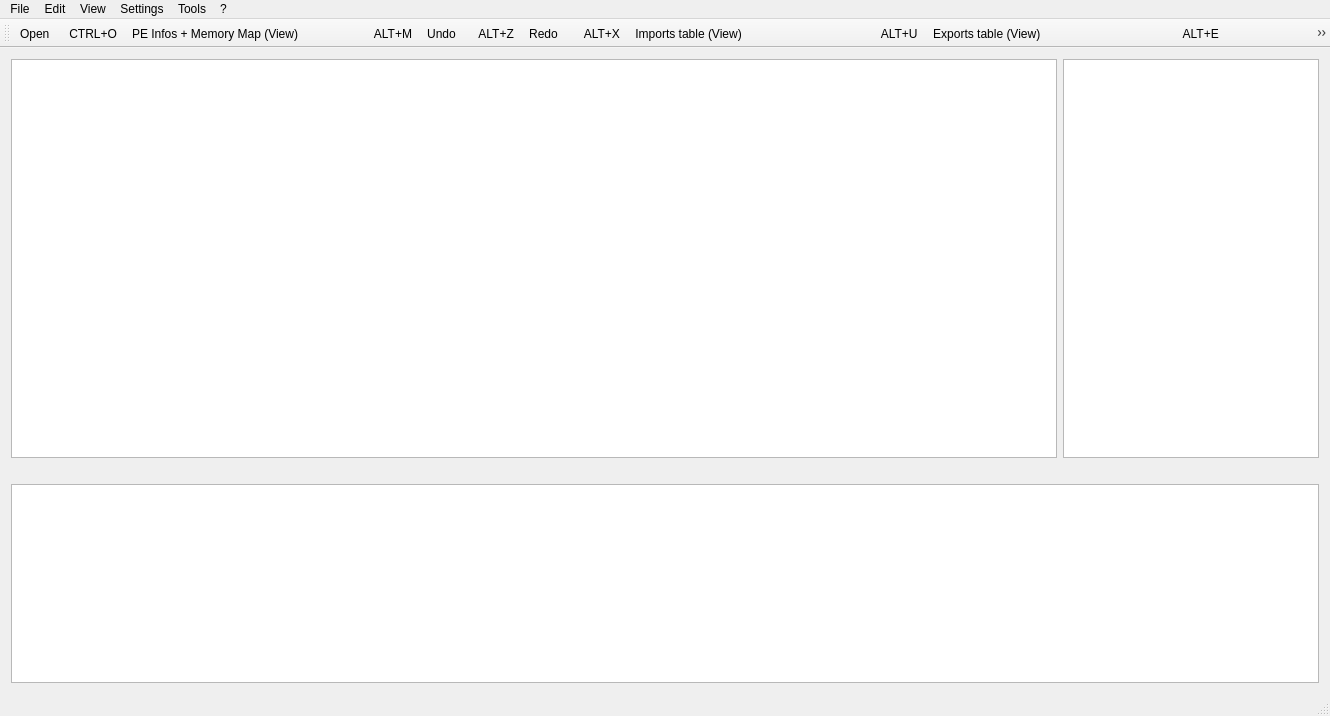
<?xml version="1.0" encoding="UTF-8"?>
<ui version="4.0">
 <class>MainHome</class>
 <widget class="QMainWindow" name="MainHome">
  <property name="geometry">
   <rect>
    <x>0</x>
    <y>0</y>
    <width>1330</width>
    <height>716</height>
   </rect>
  </property>
  <property name="windowTitle">
   <string>MainHome</string>
  </property>
  <widget class="QWidget" name="centralWidget">
   <layout class="QGridLayout" name="gridLayout">
    <item row="4" column="0" colspan="2">
     <widget class="QPlainTextEdit" name="plainTextEdit_4">
      <property name="sizePolicy">
       <sizepolicy hsizetype="Preferred" vsizetype="Preferred">
        <horstretch>0</horstretch>
        <verstretch>0</verstretch>
       </sizepolicy>
      </property>
      <property name="readOnly">
       <bool>true</bool>
      </property>
     </widget>
    </item>
    <item row="0" column="1" rowspan="2">
     <widget class="QPlainTextEdit" name="plainTextEdit_3">
      <property name="sizePolicy">
       <sizepolicy hsizetype="Preferred" vsizetype="Preferred">
        <horstretch>0</horstretch>
        <verstretch>0</verstretch>
       </sizepolicy>
      </property>
      <property name="readOnly">
       <bool>true</bool>
      </property>
     </widget>
    </item>
    <item row="0" column="0" rowspan="2">
     <widget class="QPlainTextEdit" name="plainTextEdit">
      <property name="sizePolicy">
       <sizepolicy hsizetype="Preferred" vsizetype="Preferred">
        <horstretch>0</horstretch>
        <verstretch>0</verstretch>
       </sizepolicy>
      </property>
      <property name="readOnly">
       <bool>true</bool>
      </property>
     </widget>
    </item>
    <item row="3" column="0">
     <spacer name="horizontalSpacer">
      <property name="orientation">
       <enum>Qt::Horizontal</enum>
      </property>
      <property name="sizeHint" stdset="0">
       <size>
        <width>40</width>
        <height>20</height>
       </size>
      </property>
     </spacer>
    </item>
   </layout>
  </widget>
  <widget class="QMenuBar" name="menuBar">
   <property name="geometry">
    <rect>
     <x>0</x>
     <y>0</y>
     <width>1330</width>
     <height>21</height>
    </rect>
   </property>
   <widget class="QMenu" name="menuFile">
    <property name="title">
     <string>File</string>
    </property>
    <widget class="QMenu" name="menuSave_Hex_Dump">
     <property name="title">
      <string>Save Hex Dump</string>
     </property>
     <property name="icon">
      <iconset resource="icons.qrc">
       <normaloff>:/icons/Resouces/iconhex.png</normaloff>:/icons/Resouces/iconhex.png</iconset>
     </property>
     <addaction name="actionDump_1_Complete"/>
     <addaction name="actionDump_2_Complete"/>
     <addaction name="actionDump_3_Complete_2"/>
    </widget>
    <addaction name="actionOpen"/>
    <addaction name="actionClear"/>
    <addaction name="actionSave_disassembly"/>
    <addaction name="menuSave_Hex_Dump"/>
    <addaction name="actionSave_memory_map"/>
    <addaction name="actionSave_imports"/>
    <addaction name="actionSave_exports"/>
    <addaction name="actionSave_relocations"/>
    <addaction name="actionRestart"/>
    <addaction name="actionExit"/>
   </widget>
   <widget class="QMenu" name="menuView">
    <property name="title">
     <string>View</string>
    </property>
    <widget class="QMenu" name="menuHex_Dump_View">
     <property name="title">
      <string>Hex Dump (View)</string>
     </property>
     <property name="icon">
      <iconset resource="icons.qrc">
       <normaloff>:/icons/Resouces/text_x_hex.png</normaloff>:/icons/Resouces/text_x_hex.png</iconset>
     </property>
     <addaction name="actionDump_1_Not_all_the_file"/>
     <addaction name="actionDump_2_Not_all_the_file"/>
     <addaction name="actionDump_3_Complete"/>
    </widget>
    <widget class="QMenu" name="menuSearch_for">
     <property name="title">
      <string>Search for </string>
     </property>
     <property name="icon">
      <iconset resource="icons.qrc">
       <normaloff>:/icons/Resouces/file_search.png</normaloff>:/icons/Resouces/file_search.png</iconset>
     </property>
     <addaction name="actionAll_Strings"/>
    </widget>
    <addaction name="menuHex_Dump_View"/>
    <addaction name="actionPE_Infos_Memory_Map_View"/>
    <addaction name="actionProtection_analyzer"/>
    <addaction name="actionAddressConverter_values_converter"/>
    <addaction name="actionImports_table_View"/>
    <addaction name="actionExports_table_View"/>
    <addaction name="actionRelocations_Viewer"/>
    <addaction name="separator"/>
    <addaction name="menuSearch_for"/>
   </widget>
   <widget class="QMenu" name="menuSettings">
    <property name="title">
     <string>Settings</string>
    </property>
    <addaction name="actionSettings"/>
   </widget>
   <widget class="QMenu" name="menuTools">
    <property name="title">
     <string>Tools</string>
    </property>
    <widget class="QMenu" name="menuDisassembler">
     <property name="title">
      <string>Disassembler</string>
     </property>
     <property name="icon">
      <iconset resource="icons.qrc">
       <normaloff>:/icons/Resouces/cpu-512.ico</normaloff>:/icons/Resouces/cpu-512.ico</iconset>
     </property>
     <addaction name="actionDisassemble_a_section"/>
    </widget>
    <widget class="QMenu" name="menuDecompile">
     <property name="title">
      <string>Decompile </string>
     </property>
     <addaction name="actionC_code"/>
    </widget>
    <addaction name="actionSection_adder"/>
    <addaction name="actionImport_adder"/>
    <addaction name="actionRelocation_adder"/>
    <addaction name="separator"/>
    <addaction name="menuDisassembler"/>
    <addaction name="menuDecompile"/>
   </widget>
   <widget class="QMenu" name="menuAbout">
    <property name="title">
     <string>?</string>
    </property>
    <addaction name="actionAbout"/>
   </widget>
   <widget class="QMenu" name="menuEdit">
    <property name="title">
     <string>Edit</string>
    </property>
    <widget class="QMenu" name="menuCopy">
     <property name="title">
      <string>Copy</string>
     </property>
     <property name="icon">
      <iconset resource="icons.qrc">
       <normaloff>:/icons/Resouces/clipboard-97590_960_720.png</normaloff>:/icons/Resouces/clipboard-97590_960_720.png</iconset>
     </property>
     <addaction name="actionAddress_VA"/>
     <addaction name="actionRVA"/>
     <addaction name="actionOffset"/>
     <addaction name="actionSelected_lines"/>
    </widget>
    <widget class="QMenu" name="menuGo_to">
     <property name="title">
      <string>Go to</string>
     </property>
     <property name="icon">
      <iconset resource="icons.qrc">
       <normaloff>:/icons/Resouces/user_arrow_right-512.png</normaloff>:/icons/Resouces/user_arrow_right-512.png</iconset>
     </property>
     <addaction name="actionExpression"/>
    </widget>
    <addaction name="actionUndo"/>
    <addaction name="actionRedo"/>
    <addaction name="menuCopy"/>
    <addaction name="separator"/>
    <addaction name="menuGo_to"/>
   </widget>
   <addaction name="menuFile"/>
   <addaction name="menuEdit"/>
   <addaction name="menuView"/>
   <addaction name="menuSettings"/>
   <addaction name="menuTools"/>
   <addaction name="menuAbout"/>
  </widget>
  <widget class="QToolBar" name="mainToolBar">
   <property name="windowTitle">
    <string>KirbiDSMx64</string>
   </property>
   <attribute name="toolBarArea">
    <enum>TopToolBarArea</enum>
   </attribute>
   <attribute name="toolBarBreak">
    <bool>false</bool>
   </attribute>
   <addaction name="actionOpen"/>
   <addaction name="actionPE_Infos_Memory_Map_View"/>
   <addaction name="actionUndo"/>
   <addaction name="actionRedo"/>
   <addaction name="actionImports_table_View"/>
   <addaction name="actionExports_table_View"/>
   <addaction name="actionAddressConverter_values_converter"/>
   <addaction name="actionAll_Strings"/>
   <addaction name="actionC_code"/>
  </widget>
  <widget class="QStatusBar" name="statusBar"/>
  <action name="actionOpen">
   <property name="icon">
    <iconset resource="icons.qrc">
     <normaloff>:/icons/Resouces/Open_file_document_paper_folder.ico</normaloff>:/icons/Resouces/Open_file_document_paper_folder.ico</iconset>
   </property>
   <property name="text">
    <string>Open      CTRL+O</string>
   </property>
  </action>
  <action name="actionSave_disassembly">
   <property name="icon">
    <iconset resource="icons.qrc">
     <normaloff>:/icons/Resouces/save-icon-9.png</normaloff>:/icons/Resouces/save-icon-9.png</iconset>
   </property>
   <property name="text">
    <string>Save disassembly</string>
   </property>
  </action>
  <action name="actionSave_memory_map">
   <property name="icon">
    <iconset resource="icons.qrc">
     <normaloff>:/icons/Resouces/ram.png</normaloff>:/icons/Resouces/ram.png</iconset>
   </property>
   <property name="text">
    <string>Save memory map</string>
   </property>
  </action>
  <action name="actionSave_imports">
   <property name="icon">
    <iconset resource="icons.qrc">
     <normaloff>:/icons/Resouces/File Format Exe-256x256.png</normaloff>:/icons/Resouces/File Format Exe-256x256.png</iconset>
   </property>
   <property name="text">
    <string>Save imports</string>
   </property>
  </action>
  <action name="actionSave_exports">
   <property name="icon">
    <iconset resource="icons.qrc">
     <normaloff>:/icons/Resouces/File DLL.png</normaloff>:/icons/Resouces/File DLL.png</iconset>
   </property>
   <property name="text">
    <string>Save exports</string>
   </property>
  </action>
  <action name="actionSave_relocations">
   <property name="icon">
    <iconset resource="icons.qrc">
     <normaloff>:/icons/Resouces/Save.png</normaloff>:/icons/Resouces/Save.png</iconset>
   </property>
   <property name="text">
    <string>Save relocations</string>
   </property>
  </action>
  <action name="actionExit">
   <property name="icon">
    <iconset resource="icons.qrc">
     <normaloff>:/icons/Resouces/2000px-Crystal_Clear_action_exit.svg.png</normaloff>:/icons/Resouces/2000px-Crystal_Clear_action_exit.svg.png</iconset>
   </property>
   <property name="text">
    <string>Exit      
F1</string>
   </property>
  </action>
  <action name="actionDump_1_Not_all_the_file">
   <property name="text">
    <string>Dump 1 (Complete)      ALT+H+1</string>
   </property>
  </action>
  <action name="actionDump_2_Not_all_the_file">
   <property name="text">
    <string>Dump 2 (Complete)      ALT+H+2</string>
   </property>
  </action>
  <action name="actionDump_3_Complete">
   <property name="text">
    <string>Dump 3 (Complete)      ALT+H+3</string>
   </property>
  </action>
  <action name="actionPE_Infos_Memory_Map_View">
   <property name="icon">
    <iconset resource="icons.qrc">
     <normaloff>:/icons/Resouces/ram-card-512.ico</normaloff>:/icons/Resouces/ram-card-512.ico</iconset>
   </property>
   <property name="text">
    <string>PE Infos + Memory Map (View)                       ALT+M</string>
   </property>
  </action>
  <action name="actionProtection_analyzer">
   <property name="icon">
    <iconset resource="icons.qrc">
     <normaloff>:/icons/Resouces/analysis-icon-6.png</normaloff>:/icons/Resouces/analysis-icon-6.png</iconset>
   </property>
   <property name="text">
    <string>Protection analyzer                                            ALT+P</string>
   </property>
  </action>
  <action name="actionAddressConverter_values_converter">
   <property name="icon">
    <iconset resource="icons.qrc">
     <normaloff>:/icons/Resouces/decimal_small.png</normaloff>:/icons/Resouces/decimal_small.png</iconset>
   </property>
   <property name="text">
    <string>AddressConverter + values converter             ALT+A</string>
   </property>
  </action>
  <action name="actionImports_table_View">
   <property name="icon">
    <iconset resource="icons.qrc">
     <normaloff>:/icons/Resouces/File Format Exe-256x256.png</normaloff>:/icons/Resouces/File Format Exe-256x256.png</iconset>
   </property>
   <property name="text">
    <string>Imports table (View)                                          ALT+U</string>
   </property>
  </action>
  <action name="actionExports_table_View">
   <property name="icon">
    <iconset resource="icons.qrc">
     <normaloff>:/icons/Resouces/dll-2.png</normaloff>:/icons/Resouces/dll-2.png</iconset>
   </property>
   <property name="text">
    <string>Exports table (View)                                           ALT+E</string>
   </property>
  </action>
  <action name="actionRelocations_Viewer">
   <property name="text">
    <string>Relocations (Viewer)                                          ALT+R</string>
   </property>
  </action>
  <action name="actionSettings">
   <property name="icon">
    <iconset resource="icons.qrc">
     <normaloff>:/icons/Resouces/custom_settings-512.png</normaloff>:/icons/Resouces/custom_settings-512.png</iconset>
   </property>
   <property name="text">
    <string>Show settings       Shift+ALT+E</string>
   </property>
  </action>
  <action name="actionSection_adder">
   <property name="text">
    <string>Section adder             Shift+ALT+A</string>
   </property>
  </action>
  <action name="actionImport_adder">
   <property name="text">
    <string>Import adder              Shift+ALT+I</string>
   </property>
  </action>
  <action name="actionRelocation_adder">
   <property name="text">
    <string>Relocation adder       Shift+ALT+T</string>
   </property>
  </action>
  <action name="actionDisassemble_a_section">
   <property name="text">
    <string>Disassemble a section</string>
   </property>
  </action>
  <action name="actionAll_Strings">
   <property name="icon">
    <iconset resource="icons.qrc">
     <normaloff>:/icons/Resouces/Aa-512.png</normaloff>:/icons/Resouces/Aa-512.png</iconset>
   </property>
   <property name="text">
    <string>All Strings          CTRL+S</string>
   </property>
  </action>
  <action name="actionUndo">
   <property name="icon">
    <iconset resource="icons.qrc">
     <normaloff>:/icons/Resouces/Undo-icon.png</normaloff>:/icons/Resouces/Undo-icon.png</iconset>
   </property>
   <property name="text">
    <string>Undo       ALT+Z</string>
   </property>
  </action>
  <action name="actionAddress_VA">
   <property name="text">
    <string>Address (VA)         Shift+A</string>
   </property>
  </action>
  <action name="actionRVA">
   <property name="text">
    <string>RVA                        Shift+R</string>
   </property>
  </action>
  <action name="actionOffset">
   <property name="text">
    <string>Offset                  
 Shift+O</string>
   </property>
  </action>
  <action name="actionSelected_lines">
   <property name="text">
    <string>Selected lines       Shift+S</string>
   </property>
  </action>
  <action name="actionExpression">
   <property name="icon">
    <iconset resource="icons.qrc">
     <normaloff>:/icons/Resouces/arrow_glyph-15-512.png</normaloff>:/icons/Resouces/arrow_glyph-15-512.png</iconset>
   </property>
   <property name="text">
    <string>Expression      CTRL+G</string>
   </property>
  </action>
  <action name="actionRedo">
   <property name="icon">
    <iconset resource="icons.qrc">
     <normaloff>:/icons/Resouces/dustin-w-Redo-icon.png</normaloff>:/icons/Resouces/dustin-w-Redo-icon.png</iconset>
   </property>
   <property name="text">
    <string>Redo        ALT+X</string>
   </property>
  </action>
  <action name="actionC_code">
   <property name="icon">
    <iconset resource="icons.qrc">
     <normaloff>:/icons/Resouces/net.png</normaloff>:/icons/Resouces/net.png</iconset>
   </property>
   <property name="text">
    <string>.NET Decompiler</string>
   </property>
  </action>
  <action name="actionDump_1_Complete">
   <property name="text">
    <string>Dump 1 (Complete)</string>
   </property>
  </action>
  <action name="actionDump_2_Complete">
   <property name="text">
    <string>Dump 2 (Complete)</string>
   </property>
  </action>
  <action name="actionDump_3_Complete_2">
   <property name="text">
    <string>Dump 3 (Complete)</string>
   </property>
  </action>
  <action name="actionRestart">
   <property name="icon">
    <iconset resource="icons.qrc">
     <normaloff>:/icons/Resouces/Quick_restart.png</normaloff>:/icons/Resouces/Quick_restart.png</iconset>
   </property>
   <property name="text">
    <string>Restart     F2</string>
   </property>
  </action>
  <action name="actionClear">
   <property name="icon">
    <iconset resource="icons.qrc">
     <normaloff>:/icons/Resouces/broom_clean_clear_sweep_housework_dust-512.png</normaloff>:/icons/Resouces/broom_clean_clear_sweep_housework_dust-512.png</iconset>
   </property>
   <property name="text">
    <string>Clear   F3</string>
   </property>
  </action>
  <action name="actionAbout">
   <property name="icon">
    <iconset resource="icons.qrc">
     <normaloff>:/icons/Resouces/Info-icon.png</normaloff>:/icons/Resouces/Info-icon.png</iconset>
   </property>
   <property name="text">
    <string>About</string>
   </property>
  </action>
 </widget>
 <layoutdefault spacing="6" margin="11"/>
 <resources>
  <include location="icons.qrc"/>
 </resources>
 <connections/>
</ui>
